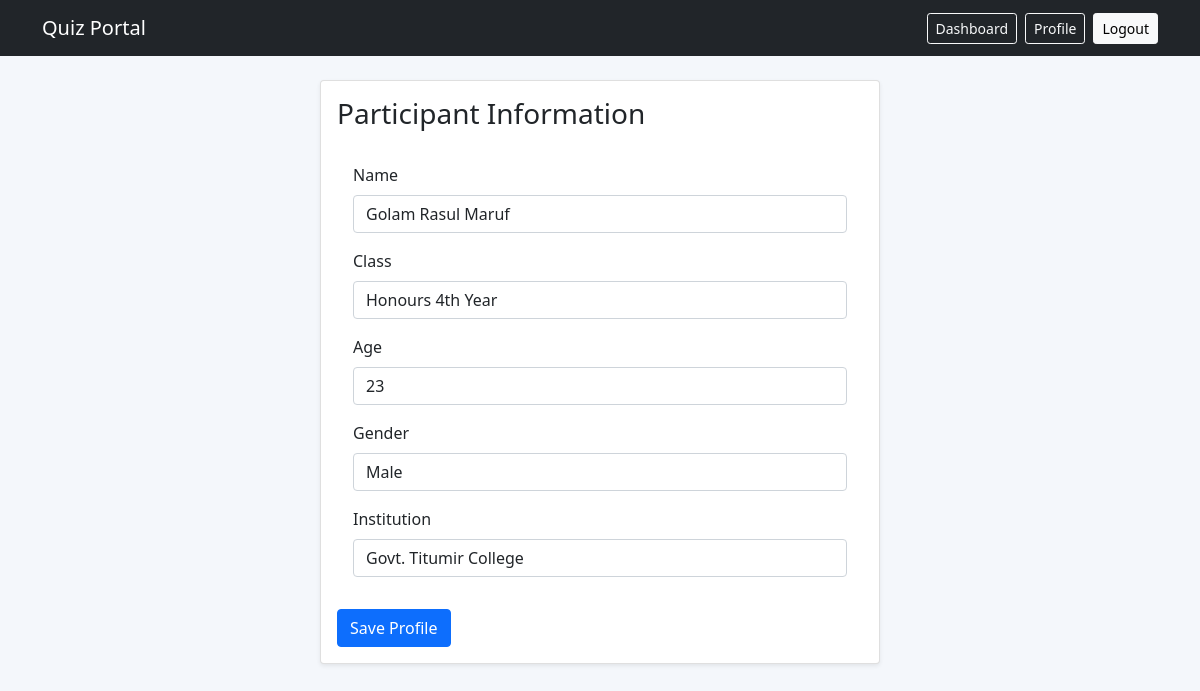
Screenshot of /profile/ (signed in) with the database file from the repository.
### app_quiz/models.py (models this page shows, shortened)
class Participant(models.Model):
    GENDER_CHOICES = [
        ('Male', 'Male'),
        ('Female', 'Female'),
        ('Other', 'Other'),
    ]
    user = models.OneToOneField(User, on_delete=models.CASCADE, related_name='participant')
    name = models.CharField(max_length=120)
    student_class = models.CharField('Class', max_length=50)
    age = models.PositiveIntegerField()
    gender = models.CharField(max_length=10, choices=GENDER_CHOICES)
    institution = models.CharField(max_length=200)

### app_quiz/views.py (the view)
# urls.py: path('profile/', participant_profile, name='participant_profile'),
@login_required
def participant_profile(request):
    participant = Participant.objects.filter(user=request.user).first()
    if request.method == 'POST':
        form = ParticipantForm(request.POST, instance=participant)
        if form.is_valid():
            participant = form.save(commit=False)
            participant.user = request.user
            participant.save()
            return redirect('dashboard')
    else:
        form = ParticipantForm(instance=participant)
    return render(request, 'participant_form.html', {'form': form})

### app_quiz/forms.py
class ParticipantForm(forms.ModelForm):
    class Meta:
        model = Participant
        fields = ['name', 'student_class', 'age', 'gender', 'institution']
    def __init__(self, *args, **kwargs):
        super().__init__(*args, **kwargs)
        for field in self.fields.values():
            field.widget.attrs.update({'class': 'form-control'})

### app_quiz/templates/participant_form.html (shortened to what this page needs)
{% extends 'base.html' %}
{% block content %}
  <div class="mx-auto card shadow-sm" style="max-width: 560px;">
    <div class="card-body">
      <h3 class="card-title mb-3">Participant Information</h3>
      <form method="post">
        {% include 'forms/form-core.html' %}
        <button type="submit" class="btn btn-primary">Save Profile</button>
      </form>
    </div>
  </div>
{% endblock %}

### authentication/templates/forms/form-core.html (shortened to what this page needs)
<div class="p-3">
  {% for field in form %}
    <div class="mb-3">
      <label class="form-label fw-light">
        {{ field.label }}
      </label>
      {{ field }}
    </div>
  {% endfor %}
</div>

### rows the page displays
Participant: form "Golam Rasul Maruf" "Honours 4th Year" "23" "Male" "Govt. Titumir College"

### other values shown
{{ field.label }} "Name" "Class" "Age" "Gender" "Institution"
